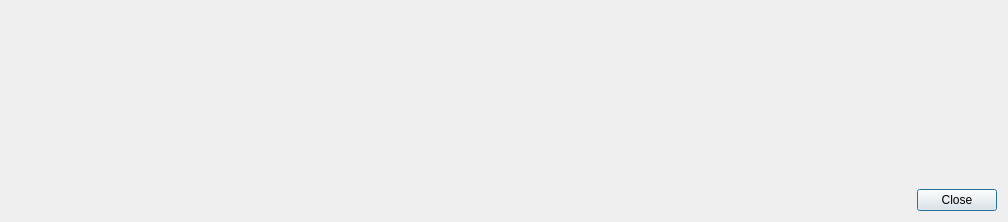
<?xml version="1.0" encoding="UTF-8"?>
<ui version="4.0">
 <class>MainWindow</class>
 <widget class="QDialog" name="MainWindow">
  <property name="geometry">
   <rect>
    <x>0</x>
    <y>0</y>
    <width>1008</width>
    <height>222</height>
   </rect>
  </property>
  <property name="windowTitle">
   <string>Write a Disk Image</string>
  </property>
  <layout class="QVBoxLayout" name="verticalLayout_2">
   <item>
    <widget class="QStackedWidget" name="stack">
     <property name="currentIndex">
      <number>0</number>
     </property>
     <widget class="QWidget" name="configContainer">
      <layout class="QVBoxLayout" name="verticalLayout">
       <item>
        <widget class="ReScribe::ImageChooser" name="imageSelector" native="true"/>
       </item>
       <item>
        <widget class="ReScribe::DeviceChooser" name="deviceSelector" native="true"/>
       </item>
       <item>
        <spacer name="verticalSpacer">
         <property name="orientation">
          <enum>Qt::Vertical</enum>
         </property>
         <property name="sizeHint" stdset="0">
          <size>
           <width>20</width>
           <height>109</height>
          </size>
         </property>
        </spacer>
       </item>
      </layout>
     </widget>
     <widget class="QWidget" name="progressContainer">
      <layout class="QVBoxLayout" name="verticalLayout_3">
       <item>
        <widget class="ReScribe::ProgressWidget" name="progressWidget" native="true"/>
       </item>
      </layout>
     </widget>
    </widget>
   </item>
   <item>
    <widget class="QDialogButtonBox" name="controls">
     <property name="orientation">
      <enum>Qt::Horizontal</enum>
     </property>
     <property name="standardButtons">
      <set>QDialogButtonBox::Close</set>
     </property>
    </widget>
   </item>
  </layout>
 </widget>
 <customwidgets>
  <customwidget>
   <class>ReScribe::ImageChooser</class>
   <extends>QWidget</extends>
   <header>imagechooser.h</header>
   <container>1</container>
  </customwidget>
  <customwidget>
   <class>ReScribe::DeviceChooser</class>
   <extends>QWidget</extends>
   <header>devicechooser.h</header>
   <container>1</container>
  </customwidget>
  <customwidget>
   <class>ReScribe::ProgressWidget</class>
   <extends>QWidget</extends>
   <header>progresswidget.h</header>
   <container>1</container>
  </customwidget>
 </customwidgets>
 <resources/>
 <connections>
  <connection>
   <sender>controls</sender>
   <signal>accepted()</signal>
   <receiver>MainWindow</receiver>
   <slot>accept()</slot>
   <hints>
    <hint type="sourcelabel">
     <x>248</x>
     <y>254</y>
    </hint>
    <hint type="destinationlabel">
     <x>157</x>
     <y>274</y>
    </hint>
   </hints>
  </connection>
  <connection>
   <sender>controls</sender>
   <signal>rejected()</signal>
   <receiver>MainWindow</receiver>
   <slot>reject()</slot>
   <hints>
    <hint type="sourcelabel">
     <x>316</x>
     <y>260</y>
    </hint>
    <hint type="destinationlabel">
     <x>286</x>
     <y>274</y>
    </hint>
   </hints>
  </connection>
 </connections>
</ui>
